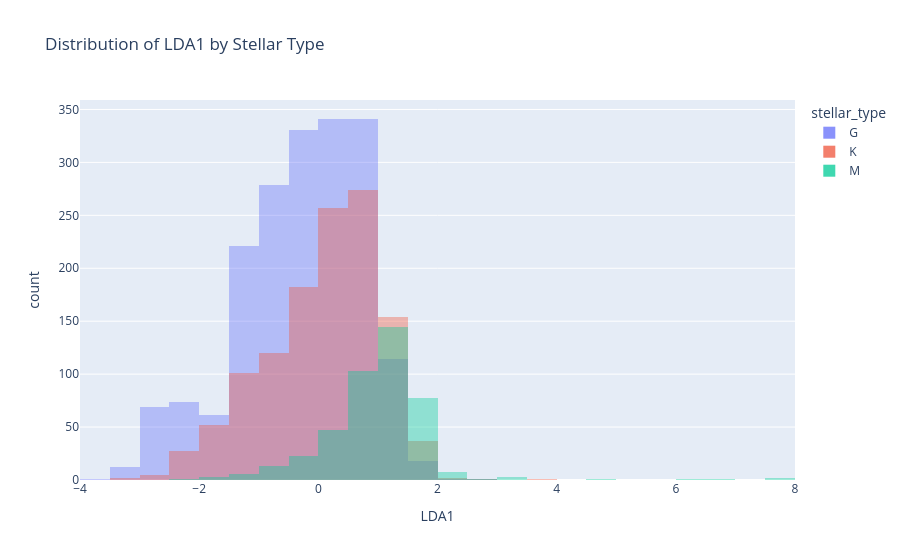

Write notebook code for a chart like this one.
### Code cell
fig = px.histogram(df_lda, x='LDA1', color='stellar_type', barmode='overlay', nbins=50, title='Distribution of LDA1 by Stellar Type')
fig.update_traces(opacity=0.75) # Set the opacity of the bars for better visibility
fig.show() # Display the histogram

### Figure 1 — Plotly figure (JSON) as saved in the notebook; plotly's stock layout.template omitted (floating-point values rounded to 4 significant figures; data arrays with more than 128 entries replaced by an {"elided": "..."} marker saying what was removed)
{"data": [{"bingroup": "x", "hovertemplate": "stellar_type=G<br>LDA1=%{x}<br>count=%{y}<extra></extra>", "legendgroup": "G", "marker": {"color": "#636efa", "opacity": 0.5, "pattern": {"shape": ""}}, "name": "G", "nbinsx": 50, "opacity": 0.75, "orientation": "v", "showlegend": true, "type": "histogram", "x": {"elided": "1864 float values"}, "xaxis": "x", "yaxis": "y"}, {"bingroup": "x", "hovertemplate": "stellar_type=K<br>LDA1=%{x}<br>count=%{y}<extra></extra>", "legendgroup": "K", "marker": {"color": "#EF553B", "opacity": 0.5, "pattern": {"shape": ""}}, "name": "K", "nbinsx": 50, "opacity": 0.75, "orientation": "v", "showlegend": true, "type": "histogram", "x": {"elided": "1215 float values"}, "xaxis": "x", "yaxis": "y"}, {"bingroup": "x", "hovertemplate": "stellar_type=M<br>LDA1=%{x}<br>count=%{y}<extra></extra>", "legendgroup": "M", "marker": {"color": "#00cc96", "opacity": 0.5, "pattern": {"shape": ""}}, "name": "M", "nbinsx": 50, "opacity": 0.75, "orientation": "v", "showlegend": true, "type": "histogram", "x": {"elided": "435 float values"}, "xaxis": "x", "yaxis": "y"}], "layout": {"barmode": "overlay", "legend": {"title": {"text": "stellar_type"}, "tracegroupgap": 0}, "title": {"text": "Distribution of LDA1 by Stellar Type"}, "xaxis": {"anchor": "y", "domain": [0, 1], "title": {"text": "LDA1"}}, "yaxis": {"anchor": "x", "domain": [0, 1], "title": {"text": "count"}}}}
